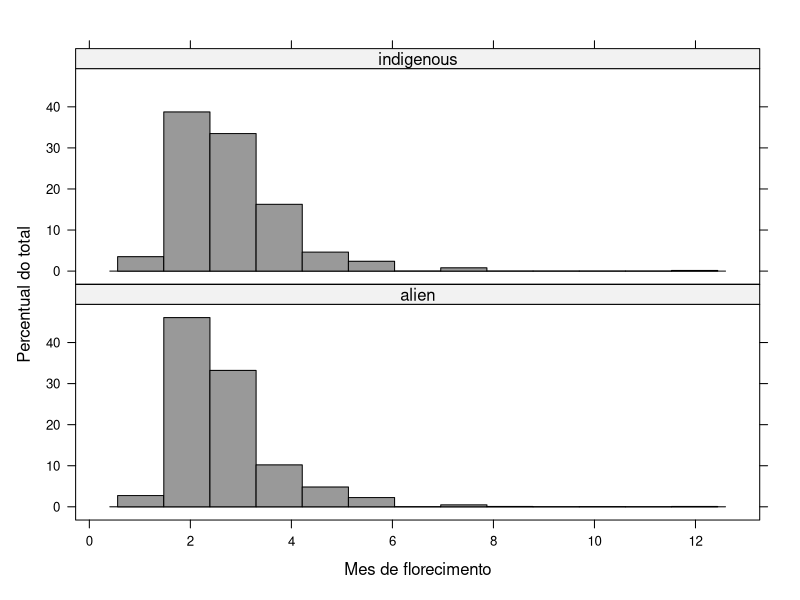

Here is the R script that generated this plot:
#--------------------------------------------------------------------------------------------------
# Comparando distribuicoes
#
# Gorgens, Eric Bastos
# Department of Forest Sciences
# University of Sao Paulo
# Piracicaba, Brazil
# gorgens (at) usp.br
#
#--------------------------------------------------------------------------------------------------

# comparando tempo de florescimento de especies nativas e exoticas
 
df <- read.csv("flowering_alien_vs_indigen.csv", sep = ";") # o separador pode mudar de computador para computador
head(df)
names(df)

library(lattice) # este e outro pacote grafico disponivel para o R
 
histogram(~ Flowering|Status, data = df, col = "gray60", layout = c(1, 2),
          xlab = list("Mes de florecimento"),
          ylab = list("Percentual do total"),
          scales = list(y = list(alternating = F)),
          strip = strip.custom(factor.levels = c("alien", "indigenous")))
 
# E pelo teste Chi-quadrado.
m <- table(df$Status, df$Flowering)
 
(Xsq <- chisq.test(m)) # Resumo do teste
Xsq$observed # Valores observados (o mesmo que matriz m)
Xsq$expected # Valores esperados segundo hipótese nula
Xsq$residuals # Resíduos de Pearson
Xsq$stdres # Resíduos padronizados

